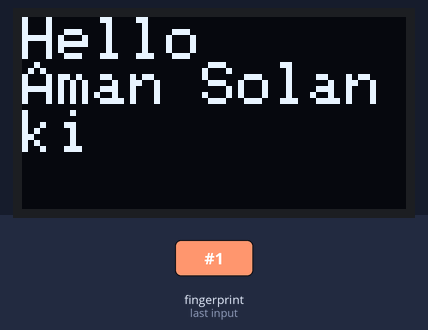
Bench run of a sketch on a simulated Arduino Uno, built with avr-gcc and run on an emulated ATmega328P. Parts: 128×64 one-colour display. The test bench sets the inputs (shaded band). What the sketch prints to the serial monitor is not drawn.

4.3 s: finger stored as number 1 placed on the sensor
Above: at 6.5 s.
Timing chart, 0 to 8.0 s (numbered marks = the images above; inputs shaded):
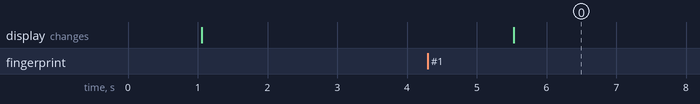

The sketch:

fingureprint.ino
```cpp
/***
  Rui Santos
  Complete project details at http://randomnerdtutorials.com
***/
#include<Arduino.h>
#include <Wire.h>
#include <Adafruit_GFX.h>
#include <Adafruit_SSD1306.h>
#define OLED_RESET 4
Adafruit_SSD1306 display(OLED_RESET);

#include <Adafruit_Fingerprint.h>
#include <SoftwareSerial.h>
SoftwareSerial mySerial(2, 3);

Adafruit_Fingerprint finger = Adafruit_Fingerprint(&mySerial);
int fingerprintID = 0;
String IDname;

void setup(){
  //Fingerprint sensor module setup
  Serial.begin(9600);
  // set the data rate for the sensor serial port
  finger.begin(57600);

  if (finger.verifyPassword()) {
    Serial.println("Found fingerprint sensor!");
  }
  else {
    Serial.println("Did not find fingerprint sensor :(");
    while (1) { delay(1); }
  }

  //OLED display setup
  Wire.begin();
  display.begin(SSD1306_SWITCHCAPVCC, 0x3C);
  //displays main screen
  displayMainScreen();
}

void loop(){
  displayMainScreen();
  fingerprintID = getFingerprintIDez();
  delay(50);
  if(fingerprintID == 1 || fingerprintID == 3 || fingerprintID == 4 || fingerprintID == 5){
    IDname = "Aman Solanki";
    displayUserGreeting(IDname);
  }
  else if(fingerprintID == 2){
    IDname = "Ashutosh";
    displayUserGreeting(IDname);
  }
}

// returns -1 if failed, otherwise returns ID #
int getFingerprintIDez() {
  uint8_t p = finger.getImage();
  if (p != FINGERPRINT_OK)  return -1;

  p = finger.image2Tz();
  if (p != FINGERPRINT_OK)  return -1;

  p = finger.fingerFastSearch();
  if (p != FINGERPRINT_OK)  return -1;

  // found a match!
  Serial.print("Found ID #");
  Serial.print(finger.fingerID);
  Serial.print(" with confidence of ");
  Serial.println(finger.confidence);
  return finger.fingerID;
}

void displayMainScreen(){
  display.clearDisplay();
  display.setTextSize(1);
  display.setTextColor(WHITE);
  display.setCursor(7,5);
  display.println("Waiting fingerprint");
  display.setTextSize(1);
  display.setTextColor(WHITE);
  display.setCursor(52,20);
  display.println("...");
  display.display();
  delay(2000);
}

void displayUserGreeting(String Name){
  display.clearDisplay();
  display.setTextColor(WHITE);
  display.setTextSize(2);
  display.setCursor(0,0);
  display.print("Hello");
  display.setCursor(0,15);
  display.print(Name);
  display.display();
  delay(5000);
  fingerprintID = 0;
}
```

Measured:
- after the input at 4.3 s, the display: changes after 1.2 s (image 0)
